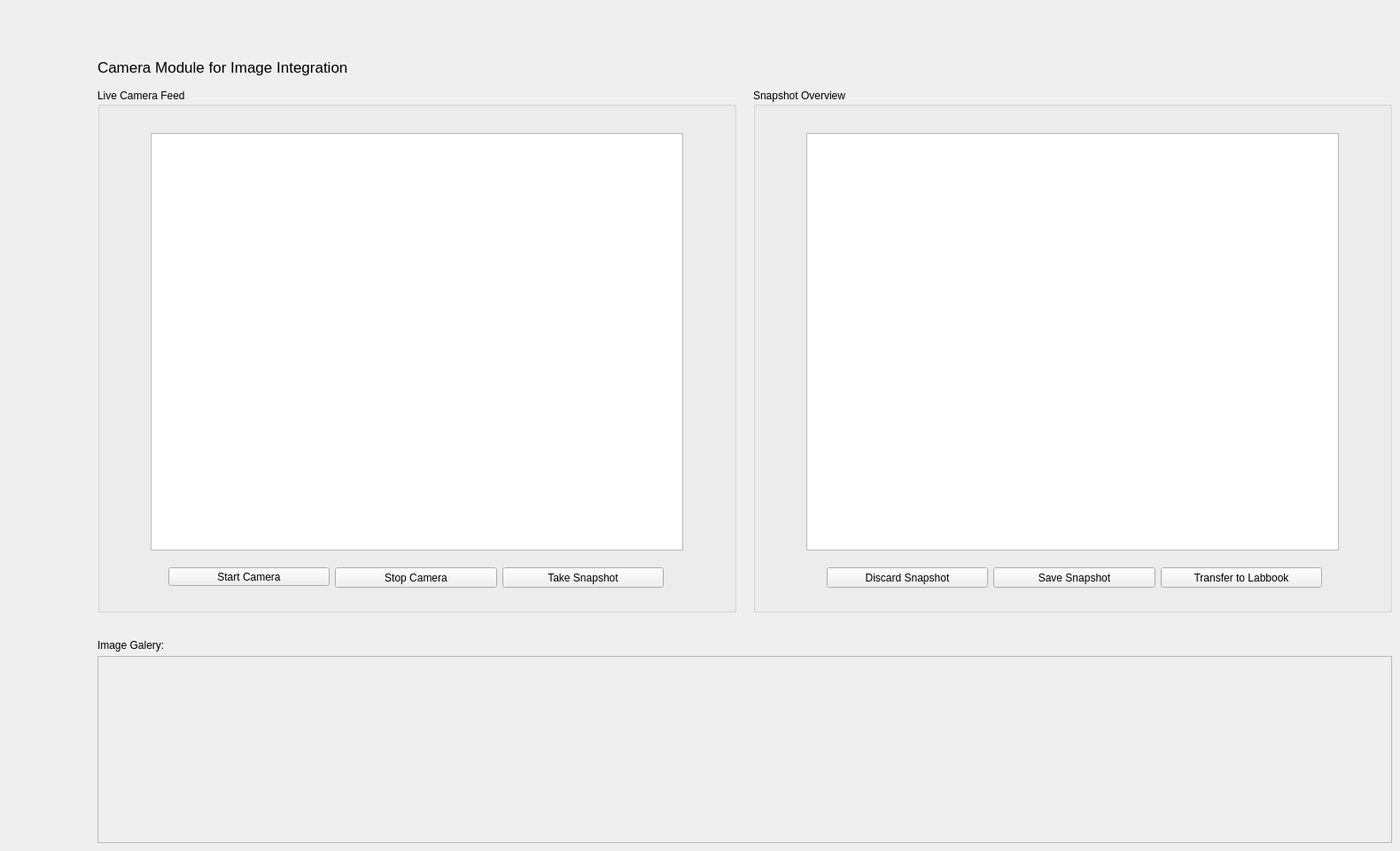
      <widget class="QWidget" name="camera_3">
       <attribute name="title">
        <string>Camera</string>
       </attribute>
       <widget class="QGroupBox" name="groupBox">
        <property name="geometry">
         <rect>
          <x>110</x>
          <y>100</y>
          <width>721</width>
          <height>591</height>
         </rect>
        </property>
        <property name="title">
         <string>Live Camera Feed</string>
        </property>
        <widget class="QGraphicsView" name="Camera_Live_Feed">
         <property name="geometry">
          <rect>
           <x>60</x>
           <y>50</y>
           <width>601</width>
           <height>471</height>
          </rect>
         </property>
        </widget>
        <widget class="QPushButton" name="button_start_camera">
         <property name="geometry">
          <rect>
           <x>80</x>
           <y>540</y>
           <width>182</width>
           <height>21</height>
          </rect>
         </property>
         <property name="text">
          <string>Start Camera</string>
         </property>
        </widget>
        <widget class="QPushButton" name="button_stop_camera">
         <property name="geometry">
          <rect>
           <x>268</x>
           <y>540</y>
           <width>183</width>
           <height>23</height>
          </rect>
         </property>
         <property name="text">
          <string>Stop Camera</string>
         </property>
        </widget>
        <widget class="QPushButton" name="button_take_snapshot">
         <property name="geometry">
          <rect>
           <x>457</x>
           <y>540</y>
           <width>182</width>
           <height>23</height>
          </rect>
         </property>
         <property name="text">
          <string>Take Snapshot</string>
         </property>
        </widget>
       </widget>
       <widget class="QGroupBox" name="groupBox_2">
        <property name="geometry">
         <rect>
          <x>850</x>
          <y>100</y>
          <width>721</width>
          <height>591</height>
         </rect>
        </property>
        <property name="title">
         <string>Snapshot Overview</string>
        </property>
        <widget class="QGraphicsView" name="Taken_Snapshot">
         <property name="geometry">
          <rect>
           <x>60</x>
           <y>50</y>
           <width>601</width>
           <height>471</height>
          </rect>
         </property>
        </widget>
        <widget class="QPushButton" name="button_transfer_to_labbook">
         <property name="geometry">
          <rect>
           <x>460</x>
           <y>540</y>
           <width>182</width>
           <height>23</height>
          </rect>
         </property>
         <property name="text">
          <string>Transfer to Labbook</string>
         </property>
        </widget>
        <widget class="QPushButton" name="button_discard_snapshot">
         <property name="geometry">
          <rect>
           <x>83</x>
           <y>540</y>
           <width>182</width>
           <height>23</height>
          </rect>
         </property>
         <property name="text">
          <string>Discard Snapshot</string>
         </property>
        </widget>
        <widget class="QPushButton" name="button_save_snapshot">
         <property name="geometry">
          <rect>
           <x>271</x>
           <y>540</y>
           <width>183</width>
           <height>23</height>
          </rect>
         </property>
         <property name="text">
          <string>Save Snapshot</string>
         </property>
        </widget>
       </widget>
       <widget class="QLabel" name="label_31">
        <property name="geometry">
         <rect>
          <x>110</x>
          <y>720</y>
          <width>131</width>
          <height>16</height>
         </rect>
        </property>
        <property name="text">
         <string>Image Galery:</string>
        </property>
       </widget>
       <widget class="QLabel" name="label_18">
        <property name="geometry">
         <rect>
          <x>110</x>
          <y>50</y>
          <width>381</width>
          <height>51</height>
         </rect>
        </property>
        <property name="font">
         <font>
          <pointsize>13</pointsize>
         </font>
        </property>
        <property name="text">
         <string>Camera Module for Image Integration</string>
        </property>
       </widget>
       <widget class="QWidget" name="horizontalLayoutWidget">
        <property name="geometry">
         <rect>
          <x>110</x>
          <y>740</y>
          <width>1461</width>
          <height>211</height>
         </rect>
        </property>
        <layout class="QHBoxLayout" name="horizontalLayout">
         <item>
          <widget class="QFrame" name="frame">
           <property name="styleSheet">
            <string notr="true">QFrame{
	background-color: &quot;#232629&quot;;

}
</string>
           </property>
           <property name="frameShape">
            <enum>QFrame::StyledPanel</enum>
           </property>
           <property name="frameShadow">
            <enum>QFrame::Raised</enum>
           </property>
          </widget>
         </item>
        </layout>
       </widget>
      </widget>
